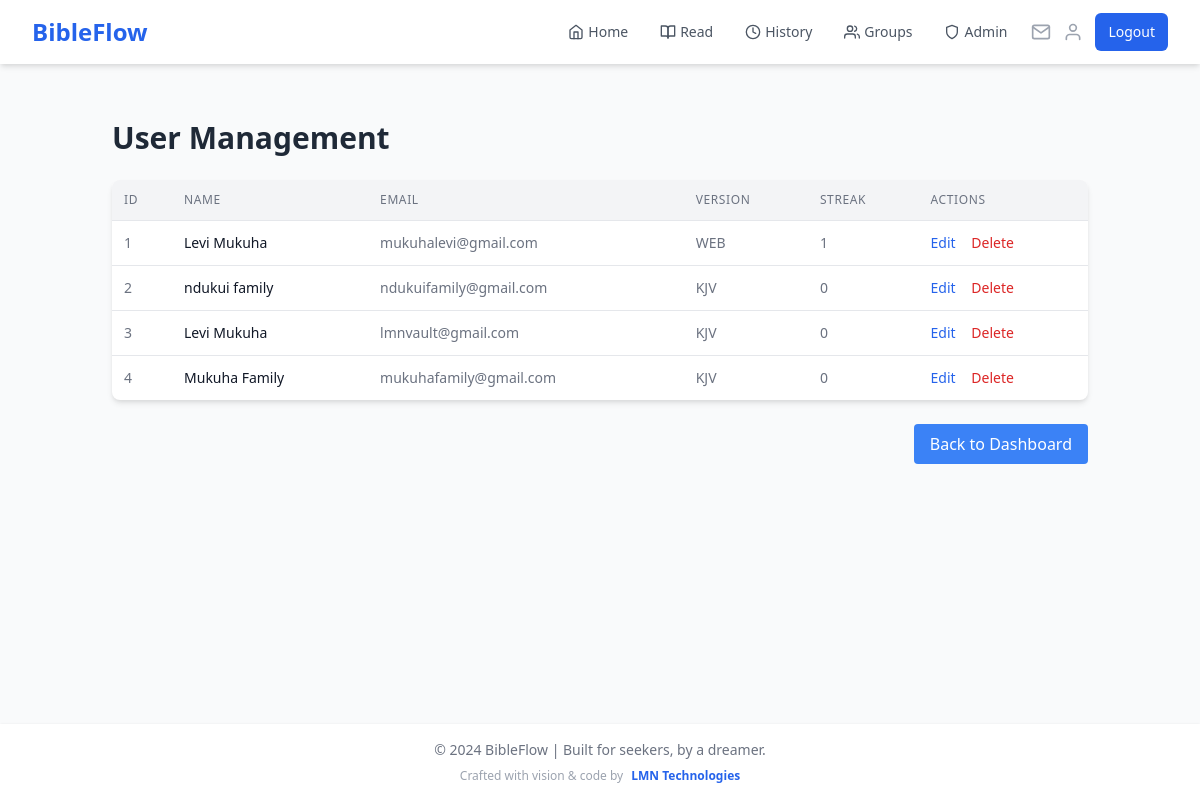
Before: /admin/users (signed in) with the older database file.
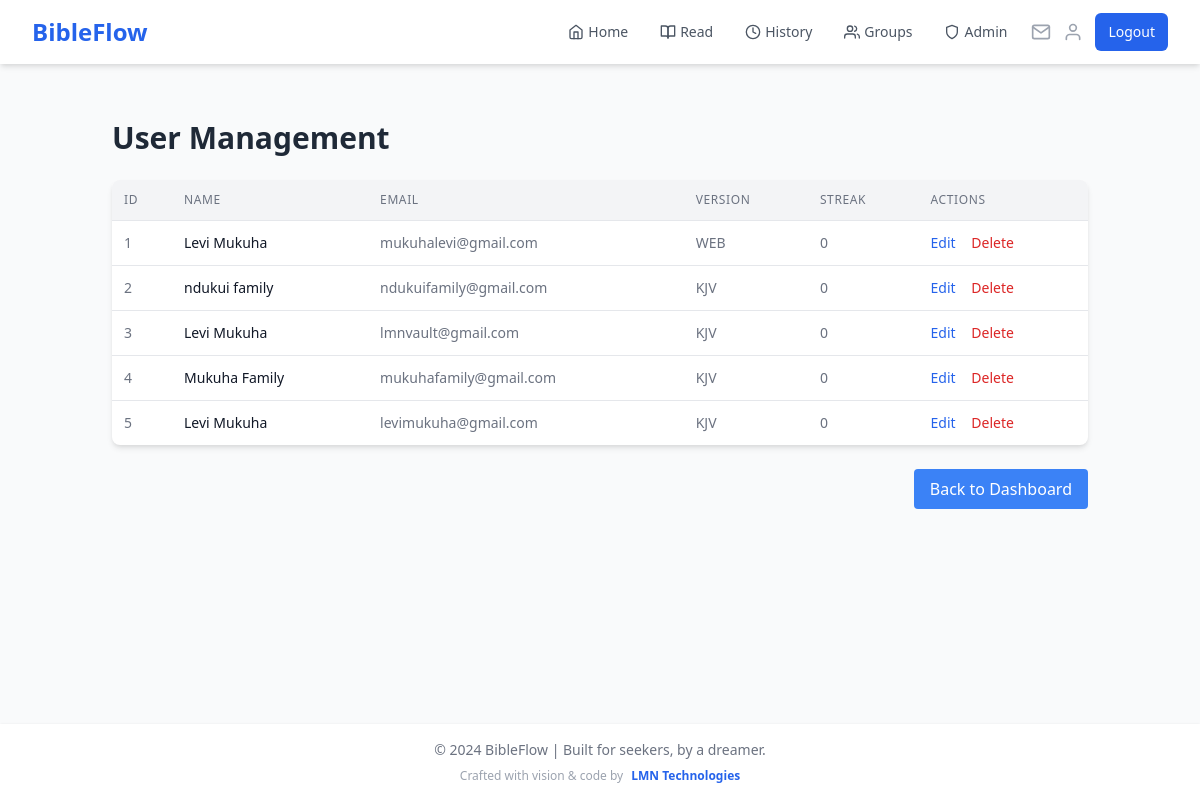
After: the same page with the newer database file.
### app.py (models this page shows)
class User(UserMixin, db.Model):
    id = db.Column(db.Integer, primary_key=True)
    name = db.Column(db.String(100), nullable=False)
    email = db.Column(db.String(120), unique=True, nullable=False, index=True)
    password_hash = db.Column(db.String(200), nullable=False)
    streak = db.Column(db.Integer, default=0)
    last_read_date = db.Column(db.DateTime, index=True)
    readings = db.relationship('Reading', backref='user', lazy='dynamic')
    preferred_version = db.Column(db.String(10), default='KJV')
    created_groups = db.relationship('ReadingGroup', backref='creator', lazy='dynamic')
    group_memberships = db.relationship('GroupMember', backref='user', lazy='dynamic')

### app.py (the view)
@app.route('/admin/users')
@login_required
@admin_required
def admin_users():
    page = request.args.get('page', 1, type=int)
    per_page = 20
    users = User.query.paginate(page=page, per_page=per_page, error_out=False)
    return render_template('admin/users.html', users=users)

### app.py (called while the page is built)
@login_manager.user_loader
def load_user(user_id):
    if 'user_id' in session:
        return User.query.get(int(session['user_id']))
    return None

@app.context_processor
def inject_user_name():
    if current_user.is_authenticated:
        return dict(user_name=current_user.name)
    return dict(user_name='Guest')

@app.context_processor
def inject_invitation_count():
    if current_user.is_authenticated:
        invitation_count = GroupInvitation.query.filter(
            GroupInvitation.email == current_user.email,
            GroupInvitation.used == False,
            GroupInvitation.expires_at > datetime.utcnow()
        ).count()
        return dict(invitation_count=invitation_count)
    return dict(invitation_count=0)

def admin_required(f):
    @wraps(f)
    def decorated_function(*args, **kwargs):
        if not current_user.is_authenticated or current_user.email.lower() != 'mukuhalevi@gmail.com'.lower():
            flash('You do not have permission to access the admin panel.')
            return redirect(url_for('home'))
        return f(*args, **kwargs)
    return decorated_function

### templates/admin/users.html (shortened to what this page needs)
{% extends "base.html" %}
{% block content %}
<div class="container mx-auto p-6">
    <h1 class="text-3xl font-bold mb-6 text-gray-800">User Management</h1>
    <div class="bg-white shadow-md rounded-lg overflow-hidden">
        <table class="w-full">
            <thead class="bg-gray-100 border-b">
                <tr>
                    <th class="p-3 text-left text-xs font-medium text-gray-500 uppercase tracking-wider">ID</th>
                    <th class="p-3 text-left text-xs font-medium text-gray-500 uppercase tracking-wider">Name</th>
                    <th class="p-3 text-left text-xs font-medium text-gray-500 uppercase tracking-wider">Email</th>
                    <th class="p-3 text-left text-xs font-medium text-gray-500 uppercase tracking-wider">Version</th>
                    <th class="p-3 text-left text-xs font-medium text-gray-500 uppercase tracking-wider">Streak</th>
                    <th class="p-3 text-left text-xs font-medium text-gray-500 uppercase tracking-wider">Actions</th>
                </tr>
            </thead>
            <tbody class="divide-y divide-gray-200">
                {% for user in users.items %}
                <tr class="hover:bg-gray-50">
                    <td class="p-3 whitespace-nowrap text-sm text-gray-500">{{ user.id }}</td>
                    <td class="p-3 whitespace-nowrap text-sm font-medium text-gray-900">{{ user.name }}</td>
                    <td class="p-3 whitespace-nowrap text-sm text-gray-500">{{ user.email }}</td>
                    <td class="p-3 whitespace-nowrap text-sm text-gray-500">{{ user.preferred_version }}</td>
                    <td class="p-3 whitespace-nowrap text-sm text-gray-500">{{ user.streak }}</td>
                    <td class="p-3 whitespace-nowrap text-sm font-medium">
                        <a href="{{ url_for('admin_edit_user', user_id=user.id) }}" class="text-blue-600 hover:text-blue-900 mr-3">Edit</a>
                        <form method="POST" action="{{ url_for('admin_delete_user', user_id=user.id) }}" class="inline">
                            <button type="submit" class="text-red-600 hover:text-red-900" onclick="return confirm('Are you sure?')">Delete</button>
                        </form>
                    </td>
                </tr>
                {% endfor %}
            </tbody>
        </table>
    </div>
    <div class="mt-6 flex items-center justify-between">
        <a href="{{ url_for('admin_dashboard') }}" class="px-4 py-2 bg-blue-500 text-white rounded hover:bg-blue-600">
            Back to Dashboard
        </a>
    </div>
</div>
{% endblock %}

### templates/base.html (shortened to what this page needs)
<!DOCTYPE html>
<html lang="en">
<head>
    <link href="https://cdn.jsdelivr.net/npm/tailwindcss@2.2.19/dist/tailwind.min.css" rel="stylesheet">
</head>
<body class="bg-gray-50 min-h-screen flex flex-col">
    <nav class="bg-white shadow-md">
        <div class="max-w-7xl mx-auto px-4 sm:px-6 lg:px-8">
            <div class="flex justify-between h-16 items-center">
                <div class="flex items-center justify-between w-full">
                    <div class="flex items-center">
                        <a href="{{ url_for('home') }}" class="text-xl sm:text-2xl font-bold text-blue-600">BibleFlow</a>
                    </div>
                    <div class="flex items-center">
                        {% if current_user.is_authenticated %}
                        <div class="hidden sm:flex space-x-4 mr-4">
                            <a href="{{ url_for('home') }}" class="text-gray-600 hover:text-blue-600 px-2 py-1 text-sm font-medium flex items-center">
                                <i data-feather="home" class="mr-1 h-4 w-4"></i>Home
                            </a>
                            <a href="{{ url_for('read') }}" class="text-gray-600 hover:text-blue-600 px-2 py-1 text-sm font-medium flex items-center">
                                <i data-feather="book-open" class="mr-1 h-4 w-4"></i>Read
                            </a>
                            <a href="{{ url_for('history') }}" class="text-gray-600 hover:text-blue-600 px-2 py-1 text-sm font-medium flex items-center">
                                <i data-feather="clock" class="mr-1 h-4 w-4"></i>History
                            </a>
                            <a href="{{ url_for('list_groups') }}" class="text-gray-600 hover:text-blue-600 px-2 py-1 text-sm font-medium flex items-center">
                                <i data-feather="users" class="mr-1 h-4 w-4"></i>Groups
                            </a>
                            {% if current_user.email.lower() == 'mukuhalevi@gmail.com' %}
                            <div class="relative group">
                                <a href="{{ url_for('admin_dashboard') }}" class="text-gray-600 hover:text-blue-600 px-2 py-1 text-sm font-medium flex items-center">
                                    <i data-feather="shield" class="mr-1 h-4 w-4"></i>Admin
                                </a>
                            </div>
                            {% endif %}
                        </div>
                        <div class="flex items-center space-x-3">
                            <a href="{{ url_for('view_invitations') }}" class="relative">
                                <i data-feather="mail" class="h-5 w-5 text-gray-400 hover:text-blue-600"></i>
                            </a>
                            <a href="{{ url_for('profile') }}" class="">
                                <i data-feather="user" class="h-5 w-5 text-gray-400 hover:text-blue-600"></i>
                            </a>
                            <a href="{{ url_for('logout') }}" class="hidden sm:inline-flex items-center px-3 py-2 border border-transparent text-sm font-medium rounded-md text-white bg-blue-600 hover:bg-blue-700">
                                Logout
                            </a>
                        </div>
                        {% endif %}
                    </div>
                </div>
            </div>
        </div>
    </nav>
    <main class="flex-grow container max-w-7xl mx-auto px-4 sm:px-6 lg:px-8 py-8">
        {% block content %}
        {% endblock %}
    </main>
    <footer class="bg-white shadow">
    <div class="max-w-7xl mx-auto py-4 px-4 sm:px-6 lg:px-8 text-center">
        <div class="text-gray-500 text-sm">
            © 2024 BibleFlow | Built for seekers, by a dreamer.
        </div>
        <div class="mt-2 text-xs text-gray-400 flex items-center justify-center">
            <span class="mr-2">Crafted with vision & code by</span>
            <a href="https://levimukuha.pythonanywhere.com/" class="text-blue-600 hover:underline font-semibold">
                LMN Technologies
            </a>
        </div>
    </div>
</footer>
</body>
</html>

Changed rows visible on the page:
changed User "mukuhalevi@gmail.com": streak "1" → "0"
added User: id "5", name "Levi Mukuha", email "levimukuha@gmail.com", preferred_version "KJV", streak "0"
